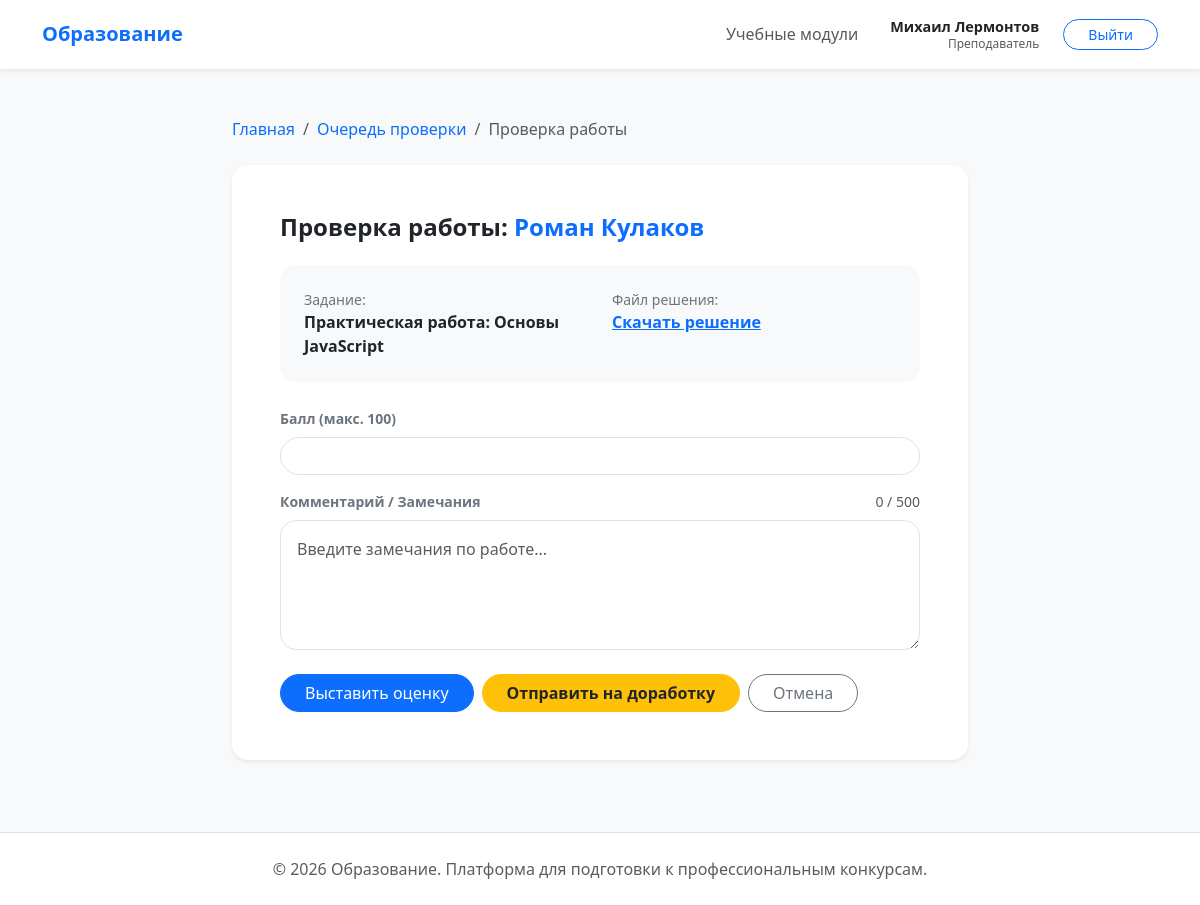
Screenshot of /solutions/teacher/review/40/ (signed in) with the database file from the repository.
### users/models.py (models this page shows, shortened)
class User(AbstractUser, BaseModel):
    class Role(models.TextChoices):
        STUDENT = "student", "Студент"
        TEACHER = "teacher", "Преподаватель"
        ADMIN = "admin", "Администратор"
    middle_name = models.CharField(max_length=150, blank=True, verbose_name="Отчество")
    role = models.CharField(
        max_length=10, choices=Role.choices, default=Role.STUDENT, verbose_name="Роль"
    )
    group = models.ForeignKey(
        StudentGroup,
        on_delete=models.SET_NULL,
        null=True,
        blank=True,
        related_name="students",
        verbose_name="Учебная группа",
    )
    class Meta:
        verbose_name = "Пользователь"
        verbose_name_plural = "Пользователи"
        ordering = ["last_name", "first_name"]

### solutions/models.py (models this page shows, shortened)
class Submission(BaseModel):
    class Status(models.TextChoices):
        PENDING = "pending", "Ожидает проверки"
        REVIEWING = "reviewing", "На проверке"
        COMPLETED = "completed", "Проверено"
        REVISION = "revision", "Нужна доработка"
    task = models.ForeignKey(
        Task,
        on_delete=models.CASCADE,
        related_name="submissions",
        verbose_name="Задание",
    )
    student = models.ForeignKey(
        settings.AUTH_USER_MODEL,
        on_delete=models.CASCADE,
        related_name="submissions",
        verbose_name="Студент",
    )
    file = models.FileField(
        upload_to="submissions/%Y/%m/", verbose_name="Файл с решением"
    )
    status = models.CharField(
        max_length=20,
        choices=Status.choices,
        default=Status.PENDING,
        verbose_name="Статус проверки",
    )
    class Meta:
        verbose_name = "Отправленная работа"
        verbose_name_plural = "Отправленные работы"
        ordering = ["-created_at"]

### curriculum/models.py (models this page shows, shortened)
class Task(BaseModel):
    module = models.ForeignKey(
        Module, on_delete=models.CASCADE, related_name="tasks", verbose_name="Модуль"
    )
    title = models.CharField(max_length=255, verbose_name="Название задания")
    description = models.TextField(verbose_name="Техническое задание")
    deadline = models.DateField(verbose_name="Крайний срок сдачи")
    max_score = models.PositiveIntegerField(
        default=100, verbose_name="Максимальный балл"
    )
    class Meta:
        verbose_name = "Задание"
        verbose_name_plural = "Задания"
        ordering = ["deadline"]

### solutions/views.py (the view, shortened to what this page needs)
class ReviewCreateView(TeacherRequiredMixin, UpdateView):
    model = Review
    fields = ["score", "comment"]
    template_name = "solutions/review_form.html"
    def dispatch(self, request, *args, **kwargs):
        if request.user.is_superuser:
            messages.error(request, "Администратор не может проверять работы.")
            return redirect("solutions:teacher_submissions")
        submission_id = self.kwargs.get("submission_id")
        submission = get_object_or_404(Submission, id=submission_id)
        if submission.status != Submission.Status.PENDING:
            messages.error(request, "Эта работа уже была проверена.")
            return redirect("solutions:teacher_submissions")
        return super().dispatch(request, *args, **kwargs)
    def get_object(self, queryset=None):
        submission_id = self.kwargs.get("submission_id")
        submission = get_object_or_404(Submission, id=submission_id)
        review, created = Review.objects.get_or_create(
            submission=submission, defaults={"teacher": self.request.user, "score": 0}
        )
        return review
    def get_context_data(self, **kwargs):
        context = super().get_context_data(**kwargs)
        context["submission"] = self.object.submission
        return context

### curriculum/views.py (called while the page is built)
    def test_func(self) -> bool:
        return self.request.user.is_authenticated and (
            self.request.user.role == User.Role.TEACHER or self.request.user.is_staff
        )

### templates/solutions/review_form.html (shortened to what this page needs)
{% extends 'base.html' %}
{% block content %}
    <div class="row justify-content-center">
        <div class="col-md-8">
            <nav aria-label="breadcrumb" class="mb-4">
                <ol class="breadcrumb">
                    <li class="breadcrumb-item">
                        <a href="{% url 'core:index' %}" class="text-decoration-none">Главная</a>
                    </li>
                    <li class="breadcrumb-item">
                        <a href="{% url 'solutions:teacher_submissions' %}" class="text-decoration-none">Очередь проверки</a>
                    </li>
                    <li class="breadcrumb-item active">Проверка работы</li>
                </ol>
            </nav>
            <div class="card border-0 shadow-sm rounded-4 p-5 mb-4">
                <h4 class="fw-bold mb-4">Проверка работы: <span class="text-accent">{{ submission.student.get_full_name }}</span></h4>
                <div class="bg-light p-4 rounded-4 mb-4">
                    <div class="row">
                        <div class="col-md-6">
                            <small class="text-secondary d-block">Задание:</small>
                            <span class="fw-bold">{{ submission.task.title }}</span>
                        </div>
                        <div class="col-md-6">
                            <small class="text-secondary d-block">Файл решения:</small>
                            <a href="{{ submission.file.url }}" class="fw-bold text-accent" download>Скачать решение</a>
                        </div>
                    </div>
                </div>
                <form method="post" id="reviewForm">
                    <div class="mb-3">
                        <label class="form-label text-secondary small fw-bold">Балл (макс. {{ submission.task.max_score }})</label>
                        <input type="text"
                               name="score"
                               id="scoreInput"
                               class="form-control btn-rounded"
                               inputmode="numeric"
                               required>
                    </div>
                    <div class="mb-4">
                        <div class="d-flex justify-content-between align-items-center mb-2">
                            <label class="form-label text-secondary small fw-bold mb-0">Комментарий / Замечания</label>
                            <small class="text-muted" id="charCounter">0 / 500</small>
                        </div>
                        <textarea name="comment"
                                  id="commentTextarea"
                                  class="form-control rounded-4 px-3 py-3"
                                  rows="4"
                                  maxlength="500"
                                  placeholder="Введите замечания по работе..."
                                  style="resize: vertical; min-height: 100px;"></textarea>
                    </div>
                    <div class="d-flex gap-2">
                        <button type="submit" class="btn btn-primary btn-rounded px-4" onclick="setAction('score')">Выставить оценку</button>
                        <button type="submit" class="btn btn-warning btn-rounded px-4 text-dark fw-bold" onclick="setAction('revision')">
                            Отправить на доработку
                        </button>
                        <a href="{% url 'solutions:teacher_submissions' %}" class="btn btn-outline-secondary btn-rounded px-4">Отмена</a>
                    </div>
                </form>
            </div>
        </div>
    </div>
{% endblock %}

### templates/includes/header.html (shortened to what this page needs)
<nav class="navbar navbar-expand-lg navbar-light bg-white shadow-sm">
    <div class="container">
        <a class="navbar-brand fw-bold text-accent" href="{% url 'core:index' %}">Образование</a>
        <div class="collapse navbar-collapse" id="navbarNav">
            <ul class="navbar-nav ms-auto align-items-center">
                {% if user.is_authenticated %}
                    <li class="nav-item">
                        <a class="nav-link" href="{% url 'curriculum:module_list' %}">Учебные модули</a>
                    </li>
                    <li class="nav-item ms-lg-4 me-lg-2">
                        <span class="navbar-text d-flex flex-column align-items-lg-end line-height-sm">
                            {% if user.is_superuser %}
                                <span class="badge bg-dark rounded-pill fw-bold">Администратор</span>
                            {% else %}
                                <span class="fw-bold text-dark" style="font-size: 0.9rem;">
                                    {{ user.first_name }} {{ user.last_name }}
                                </span>
                                <small class="text-muted" style="font-size: 0.75rem; margin-top: -3px;">
                                    {% if user.role == 'teacher' %}Преподаватель{% else %}Студент{% endif %}
                                </small>
                            {% endif %}
                        </span>
                    </li>
                    <li class="nav-item ms-3">
                        <form action="{% url 'users:logout' %}" method="post">
                            <button type="submit" class="btn btn-outline-primary btn-rounded btn-sm px-4">Выйти</button>
                        </form>
                    </li>
                {% else %}
                    <li class="nav-item">
                        <a class="btn btn-primary btn-rounded px-4" href="{% url 'users:login' %}">Войти</a>
                    </li>
                {% endif %}
            </ul>
        </div>
    </div>
</nav>

### templates/base.html (style rules this page uses)
body { background-color: #f8f9fa; font-family: 'Segoe UI', Tahoma, Geneva, Verdana, sans-serif; display: flex; flex-direction: column; min-height: 100vh; }
.btn-rounded { border-radius: 50rem; }
.text-accent { color: #0d6efd; }
.rounded-4 { border-radius: 1rem !important; }

### rows the page displays
User: first_name "Михаил", last_name "Лермонтов"
Submission: student.get_full_name "Роман Кулаков", task "Практическая работа: Основы JavaScript", task.max_score "100"
